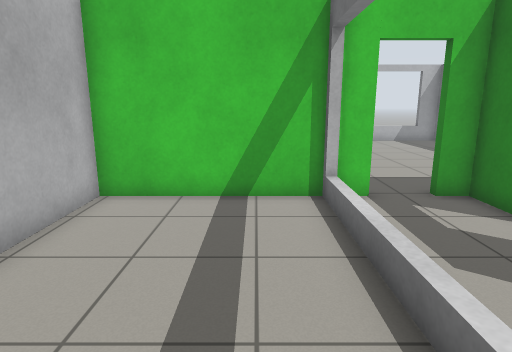
View 1 (above)

14 first-person views from a walk through a Gazebo world. The camera is 1.2 m above the floor, tilts 12° down and sees 75° across. The floor is counted in squares, 0.5 m on a side. Each view is taken from the middle of a square. On the plan, view 1 faces up. The plan holds only what a view shows up to about 19 squares ahead; the rest is blank.

View 2
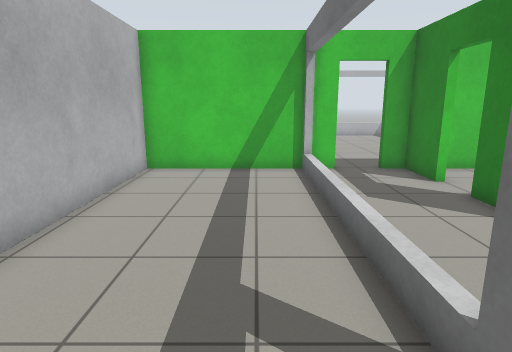

View 3
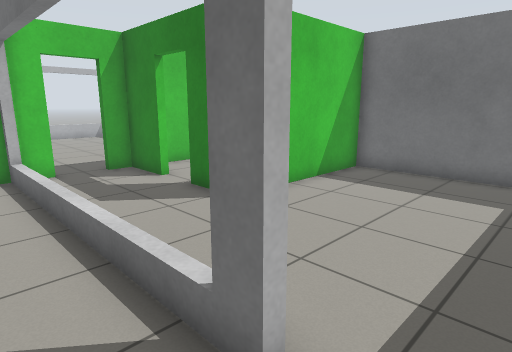

View 4
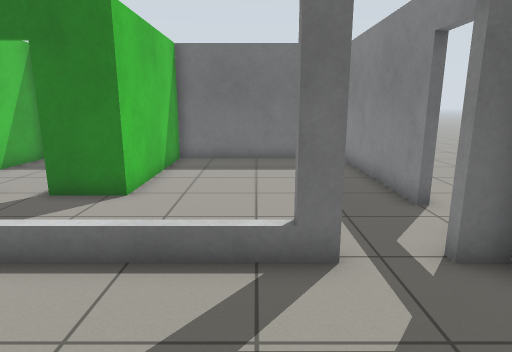

View 5
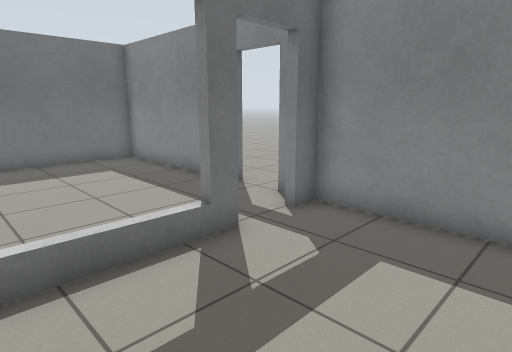

View 6
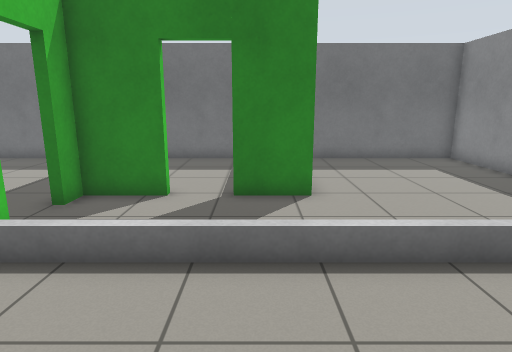

View 7
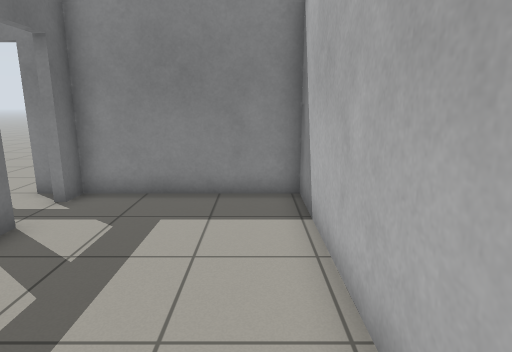

View 8
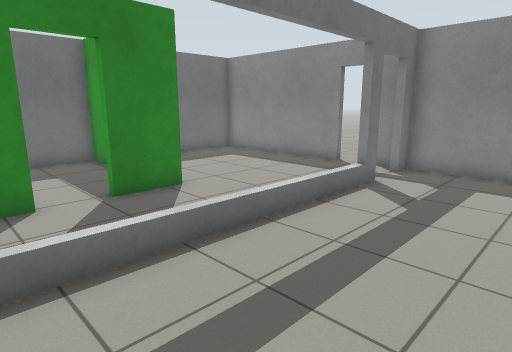

View 9
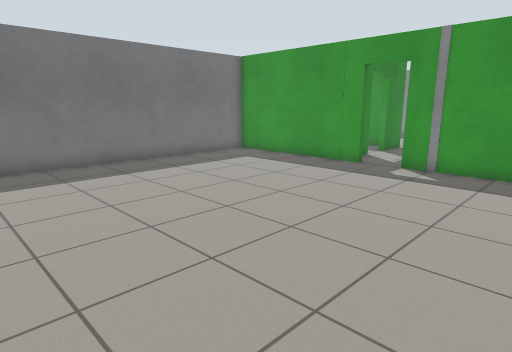

View 10
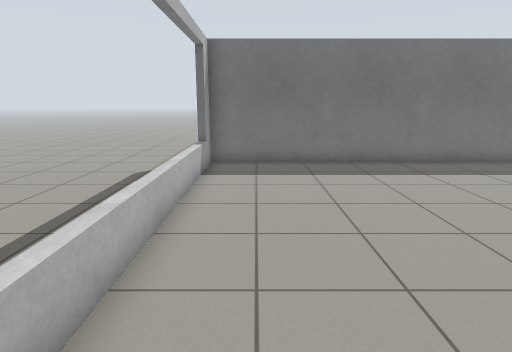

View 11
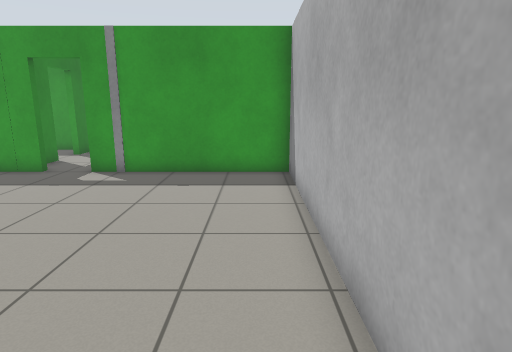

View 12
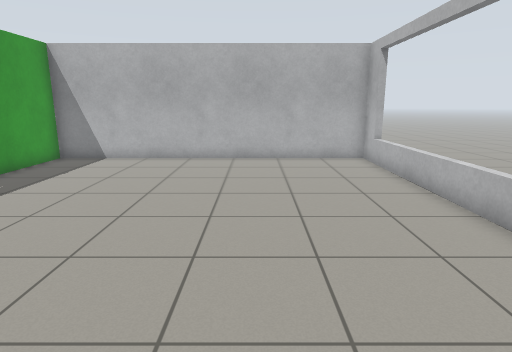

View 13
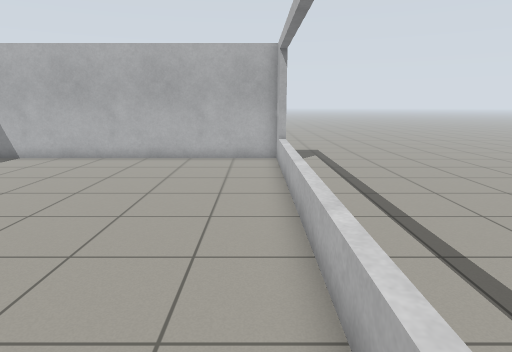

View 14
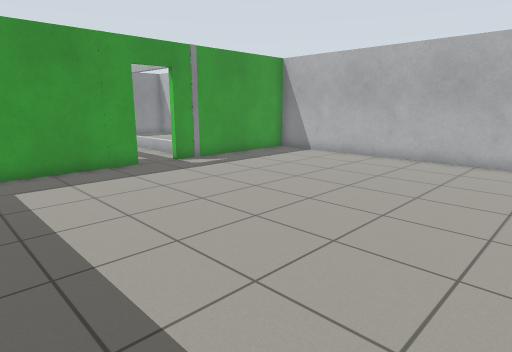

### Floor plan
Key: @ floor where view 1 was taken; # wall or solid block; . floor; D open door; = window, fence, low wall or low ledge.
Columns run from 8 left of view 1 to 15 right of it. Each row starts with its distance up from view 1.
 26 ........................
 25 ........................
 24  ................
 23     ##=============##
 22     #...............#
 21     #...............#
 20     #...............#
 19     #...............#
 18     #...............#
 17     #...............#
 16     #...............#
 15     #...............#
 14     #...............#
 13     #...............#
 12     #...............#
 11     #...............#
 10     #...............#
  9     #######DD########
  8     #.....=...#.....#
  7     #.....=...#.....#
  6     #.....=...D.....#
  5     #.....=...D.....#
  4     #.....=...#.....#
  3     #.....=...#######
  2     #.....=...#     #
  1     #.....=.........#
  0     #...@.=.........#
 -1     #.....=.........#
 -2     #.....#.........#
 -3     #.....D.........#
 -4     #.....D.........#
 -5     #######DD########
 -6             ....
 -7             .....
 -8              ....

Where each view was taken, in squares from view 1:
view 1: 0 up, 0 right, facing up
view 2: 4 down, 0 right, facing up
view 3: 4 down, 0 right, facing up-right
view 4: 1 down, 3 left, facing right
view 5: 2 up, 3 left, facing down-right
view 6: 4 up, 3 left, facing right
view 7: 4 up, 3 left, facing down
view 8: 8 up, 3 left, facing down-right
view 9: 22 up, 2 left, facing down-right
view 10: 21 up, 2 left, facing right
view 11: 21 up, 3 left, facing down
view 12: 18 up, 11 right, facing left
view 13: 22 up, 11 right, facing left
view 14: 22 up, 11 right, facing down-left
